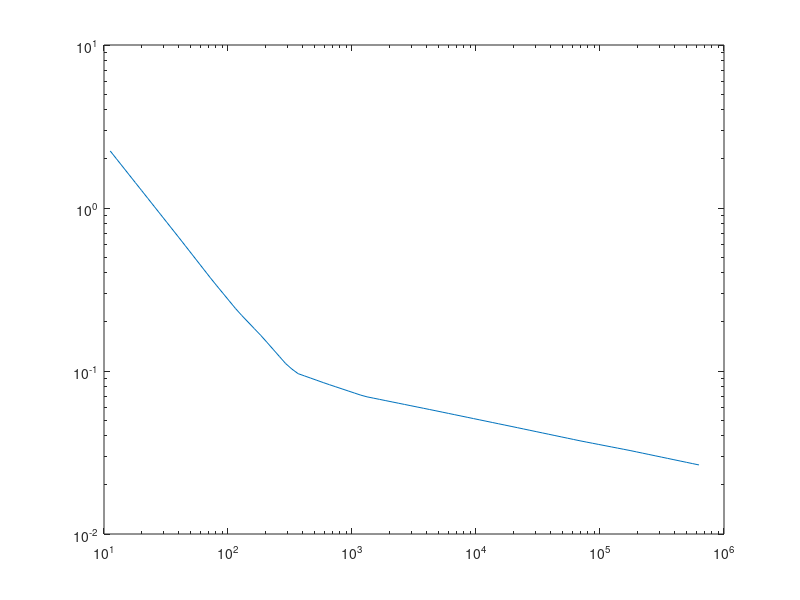

MATLAB code for this plot:
%grabit('Shelljh.jpg')
clear all 

load('Shelljf25.mat')

Shelljf25(:,1) = (((Shelljf25(:,1) - 1)* 5./9) + 1);

Shelljf25(:,2) = (((Shelljf25(:,2) - 1)* 3./9) -2);

xs = linspace(1,6,100);
ys = interp1(Shelljf25(:,1),Shelljf25(:,2),xs);

xs = 10.^xs;
ys = 10.^ys;

loglog(xs, ys)

vq = interp1(xs,ys,12800)
